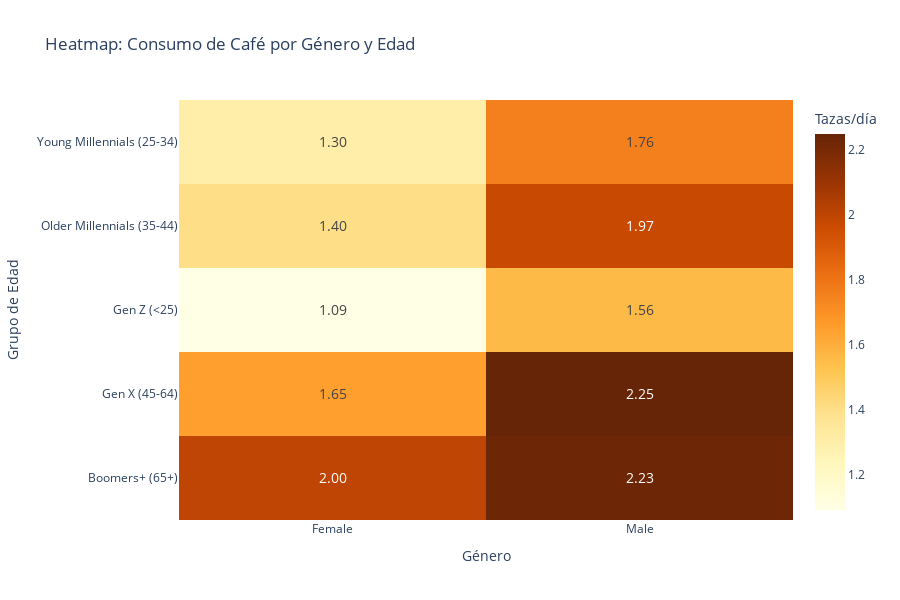

Source (notebook cell):
### Code cell
# Preparar matriz para heatmap
heatmap_data = [[2.00, 2.23],
                [1.65, 2.25],
                [1.09, 1.56],
                [1.40, 1.97],
                [1.30, 1.76]]

age_labels = ['Boomers+ (65+)', 'Gen X (45-64)', 'Gen Z (<25)',
              'Older Millennials (35-44)', 'Young Millennials (25-34)']

fig = go.Figure(data=go.Heatmap(
    z=heatmap_data,
    x=['Female', 'Male'],
    y=age_labels,
    colorscale='YlOrBr',
    text=heatmap_data,
    texttemplate='%{text:.2f}',
    textfont={"size": 14},
    colorbar=dict(title="Tazas/día")
))

fig.update_layout(
    title='Heatmap: Consumo de Café por Género y Edad',
    xaxis_title="Género",
    yaxis_title="Grupo de Edad",
    height=600
)

fig.show()

### Figure 1 — Plotly figure (JSON) as saved in the notebook; plotly's stock layout.template omitted (floating-point values rounded to 4 significant figures)
{"data": [{"colorbar": {"title": {"text": "Tazas/día"}}, "colorscale": [[0, "rgb(255,255,229)"], [0.125, "rgb(255,247,188)"], [0.25, "rgb(254,227,145)"], [0.375, "rgb(254,196,79)"], [0.5, "rgb(254,153,41)"], [0.625, "rgb(236,112,20)"], [0.75, "rgb(204,76,2)"], [0.875, "rgb(153,52,4)"], [1, "rgb(102,37,6)"]], "text": [[2, 2.23], [1.65, 2.25], [1.09, 1.56], [1.4, 1.97], [1.3, 1.76]], "textfont": {"size": 14}, "texttemplate": "%{text:.2f}", "type": "heatmap", "x": ["Female", "Male"], "y": ["Boomers+ (65+)", "Gen X (45-64)", "Gen Z (<25)", "Older Millennials (35-44)", "Young Millennials (25-34)"], "z": [[2, 2.23], [1.65, 2.25], [1.09, 1.56], [1.4, 1.97], [1.3, 1.76]]}], "layout": {"height": 600, "title": {"text": "Heatmap: Consumo de Café por Género y Edad"}, "xaxis": {"title": {"text": "Género"}}, "yaxis": {"title": {"text": "Grupo de Edad"}}}}
